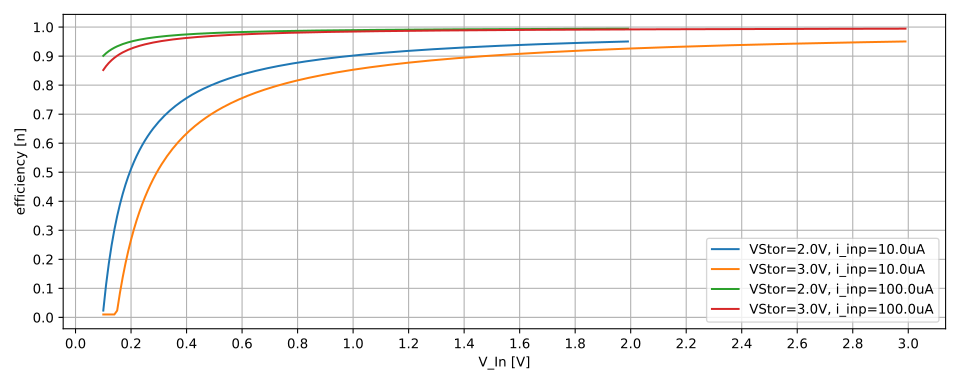

Source code (Python):
"""Sources:
- https://www.electronicdesign.com/technologies/power/article/21190563/boost-converter-efficiency-through-accurate-calculations
- slva372d.pdf - Basic Calculation of a Boost Converter's Power Stage
- sluuaa7a.pdf - BQ25570 EVM users guide
"""

from itertools import product
from pathlib import Path

import numpy as np


def efficiency_boost_model(
    V_In: float,
    I_In: float,
    V_Out: float,
    R_ind: float,
    L_ind: float,
    R_sw_ds: float,
    # Q_sw_gate: float,
    R_diode: float,
    V_diode_forward: float,
    I_ic_quiet: float,
    t_trans: float,  # t_rise + t_fall
) -> float:
    PL: dict = {}  # losses
    f_switch_max = 1e6
    # starting values
    eta = 0.9
    for _ in range(10):
        duty = 1 - V_In * eta / V_Out
        I_Out = I_In * (1 - duty)
        P_In = V_In * I_In
        P_Out = V_Out * I_Out

        # dI_L = V_In * duty / (f_SW * L_L)
        # I_out_max = (I_sw_max - dI_L/2) * (1-duty)

        # conduction loss
        PL["induct_r"] = R_ind * I_In**2
        # R_DS = R_sw_ds + R_DS_delta * (V_Out - 4.2)
        PL["switch_r"] = R_sw_ds * duty * I_In**2
        PL["diode_r"] = R_diode * I_Out**2 + V_diode_forward * I_Out

        # quiescent current when IC is running
        PL["ic_quiet"] = I_ic_quiet * V_Out

        # switching loss - gate charge
        E_inductor = L_ind * (I_In**2) / 2
        f_switch = min(f_switch_max, P_In / E_inductor)  # TODO: just a guess
        # PL["switch_gate"] = Q_sw_gate * 0.7 * f_switch
        # TODO: P_GC is probably part of PL_IC

        PL["switch_trans"] = 1 / 2 * V_In * I_In * t_trans * f_switch

        p_loss = sum(PL.values())
        eta = max(0.01, (P_In - p_loss) / P_In)
    return eta


def efficiency_boost_fit(
    xdata: np.ndarray,
    R_ind: float,
    L_ind: float,
    R_sw_ds: float,
    # Q_sw_gate: float,
    R_diode: float,
    V_diode_forward: float,
    I_ic_quiet: float,
    t_trans: float,  # t_rise + t_fall
) -> np.ndarray:
    len = xdata.shape[0]
    result = np.zeros(len)
    for index in range(len):
        result[index] = efficiency_boost_model(
            V_In=xdata[index, 0],
            I_In=xdata[index, 1],
            V_Out=xdata[index, 2],
            # inductor
            R_ind=R_ind,
            L_ind=L_ind,
            # mosfet
            R_sw_ds=R_sw_ds,
            # Q_sw_gate=Q_sw_gate,
            # diode
            R_diode=R_diode,
            V_diode_forward=V_diode_forward,
            I_ic_quiet=I_ic_quiet,
            t_trans=t_trans,
        )
    return result


params_datasheet = {
    "R_ind": 0.360,
    "L_ind": 22e-6,
    "R_sw_ds": 0.7,
    # "Q_sw_gate":0.36e-9,
    "R_diode": 2.3,
    "V_diode_forward": 0,  # because of mosfet instead of diode
    "I_ic_quiet": 488e-9,
    "t_trans": 1e-9,
}
params_bound_low = {
    "R_ind": 1e-3,
    "L_ind": 1e-6,
    "R_sw_ds": 0.1,
    # "Q_sw_gate":0.36e-9,
    "R_diode": 0.3,
    "V_diode_forward": 0.0,
    "I_ic_quiet": 1e-9,
    "t_trans": 0.1e-9,
}
params_bound_high = {
    "R_ind": 2.0,
    "L_ind": 100e-6,
    "R_sw_ds": 2.0,
    # "Q_sw_gate":0.36e-9,
    "R_diode": 5.0,
    "V_diode_forward": 0.3,
    "I_ic_quiet": 800e-9,
    "t_trans": 20e-9,
}


def efficiency_boost_datasheet(
    V_In: float,
    I_In: float,
    V_Out: float,
) -> float:
    return efficiency_boost_model(
        V_In=V_In,
        I_In=I_In,
        V_Out=V_Out,
        **params_datasheet,
    )


if __name__ == "__main__":
    from matplotlib import pyplot as plt

    i_inp = [10e-6, 100e-6]
    v_storage = [2.0, 3.0]

    fig = plt.figure(figsize=(10, 4), layout="tight")

    for _ii, _vs in product(i_inp, v_storage):
        vin: list[float] = []
        eta: list[float] = []
        for vcc_mV in range(100, round(_vs * 1e3), 10):
            V_IN = vcc_mV * 1e-3
            vin.append(V_IN)
            eta.append(efficiency_boost_datasheet(V_IN, _ii, _vs))
        plt.plot(vin, eta, label=f"VStor={_vs}V, i_inp={_ii*1e6}uA")

    plt.xlabel("V_In [V]")
    plt.xticks([x / 10 for x in range(0, 31, 2)])
    plt.ylabel("efficiency [n]")
    plt.yticks([y / 10 for y in range(11)])
    plt.grid(True)
    plt.legend(loc="lower right")
    # plt.show()
    plt.savefig(Path(__file__).with_suffix(".svg"))
    plt.close(fig)
